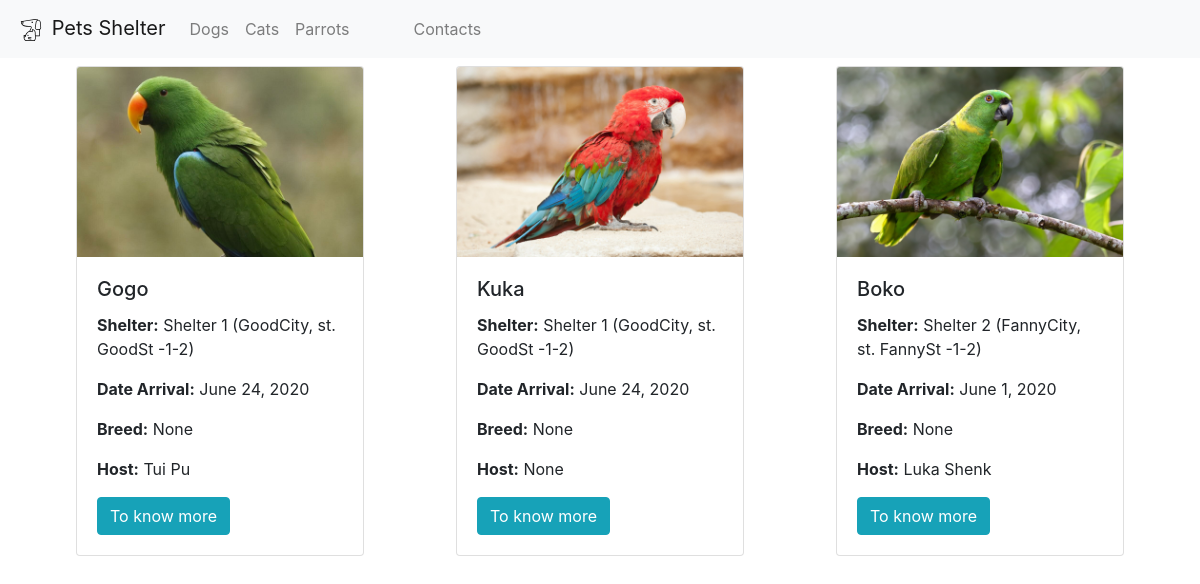
The app's page /parrots/ with its own data.
### catalog/models.py (models this page shows, shortened)
class Pets(models.Model):
    TYPES = [
        (1, 'dogs'),
        (2, 'cats'),
        (3, 'parrots'),
    ]
    name = models.TextField()
    type = models.PositiveSmallIntegerField(default=1, choices=TYPES)
    breed = models.TextField(default='')
    datearrival = models.DateField()
    host = models.TextField(default='')
    image = models.ImageField(upload_to='pet_avatars/%Y/%m/%d', blank=True)
    shelter = models.ForeignKey(Shelter, on_delete=models.CASCADE)

class Shelter(models.Model):
    title = models.TextField()
    address = models.TextField()
    def __str__(self):
        return self.title

### catalog/views.py (the view)
# urls.py: path('parrots/', parrots, name='parrots'),
def parrots(request):
    template = loader.get_template('catalog.html')
    all_pets=Pets.objects.filter(type=3)
    data = {"pets": all_pets }
    return HttpResponse(template.render(data))

### catalog/templates/catalog.html
{% extends 'base.html' %}
{% block content %}
<div class="container">
    <div class="row d-flex justify-content-around">
    {% for pet in pets %}
        <div class="card mt-2" style="width: 18rem;">
          <img class="card-img-top" src="{{ pet.image.url }}" alt="Card image cap">
          <div class="card-body">
            <h5 class="card-title">{{ pet.name }}</h5>
              <p class="card-text"><b>Shelter:</b> {{pet.shelter}} ({{pet.shelter.address}})</p>
              <p class="card-text"><b>Date Arrival:</b> {{pet.datearrival}}</p>
              <p class="card-text"><b>Breed:</b> {{pet.breed}}</p>
              <p class="card-text"><b>Host:</b> {{pet.host}}</p>
              <a href="/pet/{{pet.id}}" class="btn btn-info">To know more</a>
          </div>
        </div>
    {% endfor %}
        </div>
</div>
{% endblock %}

### records on screen
Pets: image (picture), name "Gogo", shelter "Shelter 1", shelter.address "GoodCity, st. GoodSt -1-2", datearrival "June 24, 2020", breed "None", host "Tui Pu"
Pets: image (picture), name "Kuka", shelter "Shelter 1", shelter.address "GoodCity, st. GoodSt -1-2", datearrival "June 24, 2020", breed "None", host "None"
Pets: image (picture), name "Boko", shelter "Shelter 2", shelter.address "FannyCity, st. FannySt -1-2", datearrival "June 1, 2020", breed "None", host "Luka Shenk"
